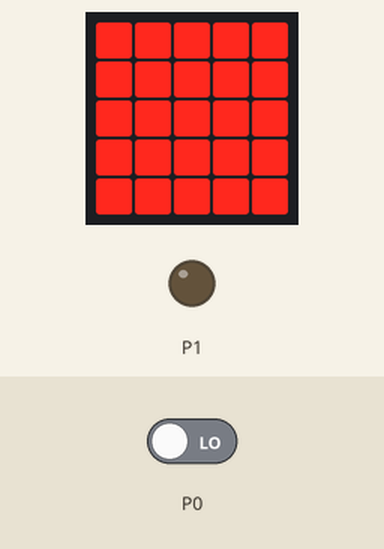
Recording of a program running on a simulated BBC micro:bit (MakeCode). Shown: the board's 5×5 LED display, output pins drawn as LEDs (lit = HIGH). Inputs (shaded band) come from the test bench; at power-on: P0 LOW.

Above: at 0.1 s.
At 62.0 s:
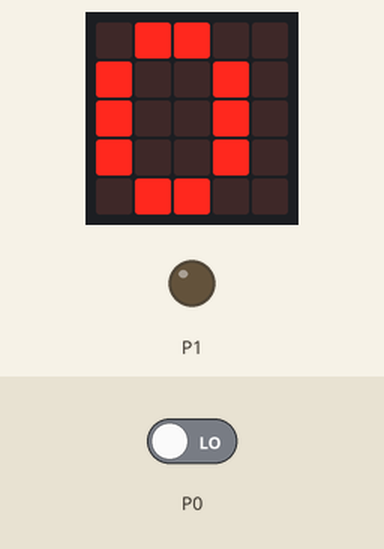

The program:

main.ts
```typescript
function licht_aus () {
    pins.digitalWritePin(DigitalPin.P1, 0)
}
function licht_an () {
    pins.digitalWritePin(DigitalPin.P1, 1)
}
function _369servo_an () {
    servos.P2.run(10)
}
function _360Servo_aus () {
    servos.P2.stop()
}
basic.showLeds(`
    # # # # #
    # # # # #
    # # # # #
    # # # # #
    # # # # #
    `)
basic.pause(60000)
basic.showNumber(0)
basic.forever(function () {
    basic.showNumber(pins.digitalReadPin(DigitalPin.P0))
    if (pins.digitalReadPin(DigitalPin.P0) == 1) {
        basic.showNumber(pins.digitalReadPin(DigitalPin.P0))
        licht_an()
        _369servo_an()
        basic.pause(5000)
    } else {
        _360Servo_aus()
        licht_aus()
    }
})
```

test.ts
```typescript
// Hier kann man Tests durchführen; diese Datei wird nicht kompiliert, wenn dieses Paket als Erweiterung verwendet wird.
```
